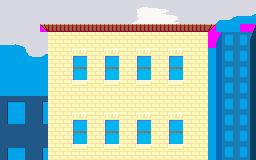

This game map was drawn from its Tiled (.tmx) file and the tilesets committed beside it. A one-line description and the full map source follow:
An orthogonal 32x20 tile map with 8x8 px tiles, 3 tile layers (skyline, cityline, flats).

<map version="1.9" tiledversion="1.9.2" orientation="orthogonal" renderorder="right-down" width="32" height="20" tilewidth="8" tileheight="8" infinite="0" nextlayerid="4" nextobjectid="1">
 <tileset firstgid="1" source="gfx_level.tsx" />
 <layer id="1" name="skyline" width="32" height="20">
  <data encoding="csv">
13,13,13,13,13,13,13,13,13,13,13,13,13,13,23,24,25,26,27,28,29,30,31,32,13,13,13,13,13,13,13,14,
13,13,13,13,13,13,13,13,13,13,13,13,13,13,55,56,57,58,59,60,61,62,63,64,13,13,13,13,13,45,45,46,
13,13,13,13,13,13,13,13,13,13,13,13,13,13,87,88,89,90,91,92,93,94,95,96,15,16,17,18,19,20,21,22,
13,13,13,13,13,13,13,13,13,13,13,13,13,13,119,120,121,122,123,124,125,126,127,128,47,48,49,50,51,52,53,54,
137,138,139,140,141,142,143,144,145,146,147,148,149,150,151,152,153,154,155,156,157,158,159,160,79,80,81,82,83,84,85,86,
169,170,171,172,173,174,175,176,177,178,179,180,181,182,183,184,185,186,187,188,189,190,191,192,111,112,113,114,115,116,117,118,
201,202,203,204,205,206,207,208,209,210,211,212,213,214,215,216,217,218,219,220,221,222,223,224,53,53,53,53,53,53,53,53,
233,234,235,236,237,238,239,240,241,242,243,244,245,246,247,248,249,250,251,252,253,254,255,256,53,53,53,53,53,53,53,53,
53,53,53,53,53,53,53,53,53,53,53,53,53,53,53,53,53,53,53,53,53,53,53,53,53,53,53,53,53,53,53,53,
53,53,53,53,53,53,53,53,53,53,53,53,53,53,53,53,53,53,53,53,53,53,53,53,53,53,53,53,53,53,53,53,
53,53,53,53,53,53,53,53,53,53,53,53,53,53,53,53,53,53,53,53,53,53,53,53,53,53,53,53,53,53,53,53,
53,53,53,53,53,53,53,53,53,53,53,53,53,53,53,53,53,53,53,53,53,53,53,53,53,53,53,53,53,53,53,53,
53,53,53,53,53,53,53,53,53,53,53,53,53,53,53,53,53,53,53,53,53,53,53,53,53,53,53,53,53,53,53,53,
53,53,53,53,53,53,53,53,53,53,53,53,53,53,53,53,53,53,53,53,53,53,53,53,53,53,53,53,53,53,53,53,
53,53,53,53,53,53,53,53,53,53,53,53,53,53,53,53,53,53,53,53,53,53,53,53,53,53,53,53,53,53,53,53,
53,53,53,53,53,53,53,53,53,53,53,53,53,53,53,53,53,53,53,53,53,53,53,53,53,53,53,53,53,53,53,53,
53,53,53,53,53,53,53,53,53,53,53,53,53,53,53,53,53,53,53,53,53,53,53,53,53,53,53,53,53,53,53,53,
53,53,53,53,53,53,53,53,53,53,53,53,53,53,53,53,53,53,53,53,53,53,53,53,53,53,53,53,53,53,53,53,
53,53,53,53,53,53,53,53,53,53,53,53,53,53,53,53,53,53,53,53,53,53,53,53,53,53,53,53,53,53,53,53,
53,53,53,53,53,53,53,53,53,53,53,53,53,53,53,53,53,53,53,53,53,53,53,53,53,53,53,53,53,53,53,53
</data>
 </layer>
 <layer id="2" name="cityline" width="32" height="20">
  <data encoding="csv">
0,0,0,0,0,0,0,0,0,0,0,0,0,0,0,0,0,0,0,0,0,0,0,0,0,0,0,0,0,0,0,0,
0,0,0,0,0,0,0,0,0,0,0,0,0,0,0,0,0,0,0,0,0,0,0,0,0,0,0,0,0,0,0,0,
0,0,0,0,0,0,0,0,0,0,0,0,0,0,0,0,0,0,0,0,0,0,0,0,0,0,0,0,0,0,0,0,
0,0,0,0,0,0,0,0,0,0,0,0,0,0,0,0,0,0,0,0,0,0,0,0,0,0,0,0,0,0,229,230,
0,0,0,0,0,0,0,0,0,0,0,0,0,0,0,0,0,0,0,0,0,0,0,0,0,0,257,258,259,260,261,262,
0,0,0,0,0,0,0,0,0,0,0,0,0,0,0,0,0,0,0,0,0,0,0,0,0,0,289,290,291,292,293,294,
0,0,0,0,0,0,0,0,0,0,0,0,0,0,0,0,0,0,0,0,0,0,0,0,0,0,0,266,259,260,263,264,
0,0,0,0,0,0,0,0,0,0,0,0,0,0,0,0,0,0,0,0,0,0,0,0,0,0,0,298,291,292,295,296,
0,0,0,0,0,0,0,0,0,0,0,0,0,0,0,0,0,0,0,0,0,0,0,0,0,0,0,266,259,260,263,264,
0,0,0,0,0,0,0,0,0,0,0,0,0,0,0,0,0,0,0,0,0,0,0,0,0,0,0,298,291,292,295,296,
0,0,0,0,0,0,0,0,0,0,0,0,0,0,0,0,0,0,0,0,0,0,0,0,0,0,0,266,259,260,263,264,
0,0,0,0,0,0,0,0,0,0,0,0,0,0,0,0,0,0,0,0,0,0,0,0,0,0,0,298,291,292,295,296,
321,322,323,324,325,326,327,328,329,0,0,0,0,0,0,0,0,0,0,0,0,0,0,0,0,0,0,266,259,260,263,264,
353,354,355,356,357,358,359,360,361,362,363,364,365,366,367,368,369,370,371,372,373,0,0,0,0,0,0,298,291,292,295,296,
385,386,387,388,389,390,391,392,393,394,395,396,397,398,399,400,401,402,403,404,405,0,0,0,0,0,0,266,259,260,263,264,
417,418,419,420,421,422,423,424,425,426,427,428,429,430,431,432,433,434,435,436,437,0,0,0,0,0,0,298,291,292,295,296,
449,450,451,452,453,454,455,456,457,458,459,460,461,462,463,464,465,466,467,468,469,470,471,472,473,474,0,266,259,260,263,264,
481,482,483,484,485,486,487,488,489,490,491,492,493,494,495,496,497,498,499,500,501,502,503,504,505,506,0,298,291,292,295,296,
513,514,515,516,517,518,519,520,521,522,523,524,525,526,527,528,529,530,531,532,533,534,535,536,537,538,0,266,259,260,263,264,
545,546,547,548,549,550,551,552,553,554,555,556,557,558,559,560,561,562,563,564,565,566,567,568,569,570,0,298,291,292,295,296
</data>
 </layer>
 <layer id="3" name="flats" width="32" height="20">
  <data encoding="csv">
0,0,0,0,0,0,0,0,0,0,0,0,0,0,0,0,0,0,0,0,0,0,0,0,0,0,0,0,0,0,0,0,
0,0,0,0,0,0,0,0,0,0,0,0,0,0,0,0,0,0,0,0,0,0,0,0,0,0,0,0,0,0,0,0,
0,0,0,0,0,0,0,0,0,0,0,0,0,0,0,0,0,0,0,0,0,0,0,0,0,0,0,0,0,0,0,0,
0,0,0,0,0,37,38,39,40,41,38,39,40,41,38,39,40,41,38,39,40,41,38,39,40,41,42,0,0,0,0,0,
0,0,0,0,0,0,65,66,65,66,65,66,65,66,65,66,65,66,65,66,65,66,65,66,65,66,0,0,0,0,0,0,
0,0,0,0,0,0,97,98,97,98,97,98,97,98,97,98,97,98,97,98,97,98,97,98,97,98,0,0,0,0,0,0,
0,0,0,0,0,0,65,66,65,3,4,65,65,3,4,65,65,3,4,65,65,3,4,65,65,66,0,0,0,0,0,0,
0,0,0,0,0,0,97,98,65,35,36,65,65,35,36,65,65,35,36,65,65,35,36,65,97,98,0,0,0,0,0,0,
0,0,0,0,0,0,65,66,65,67,68,65,65,67,68,65,65,67,68,65,65,67,68,65,65,66,0,0,0,0,0,0,
0,0,0,0,0,0,97,98,65,99,100,65,65,99,100,65,65,99,100,65,65,99,100,65,97,98,0,0,0,0,0,0,
0,0,0,0,0,0,65,66,65,131,132,65,65,131,132,65,65,131,132,65,65,131,132,65,65,66,0,0,0,0,0,0,
0,0,0,0,0,0,97,98,65,163,164,65,65,163,164,65,65,163,164,65,65,163,164,65,97,98,0,0,0,0,0,0,
0,0,0,0,0,0,65,66,65,65,65,65,65,65,65,65,65,65,65,65,65,65,65,65,65,66,0,0,0,0,0,0,
0,0,0,0,0,0,97,98,65,65,65,65,65,65,65,65,65,65,65,65,65,65,65,65,97,98,0,0,0,0,0,0,
0,0,0,0,0,0,65,66,65,3,4,65,65,3,4,65,65,3,4,65,65,3,4,65,65,66,0,0,0,0,0,0,
0,0,0,0,0,0,97,98,65,35,36,65,65,35,36,65,65,35,36,65,65,35,36,65,97,98,0,0,0,0,0,0,
0,0,0,0,0,0,65,66,65,67,68,65,65,67,68,65,65,67,68,65,65,67,68,65,65,66,0,0,0,0,0,0,
0,0,0,0,0,0,97,98,65,99,100,65,65,99,100,65,65,99,100,65,65,99,100,65,97,98,0,0,0,0,0,0,
0,0,0,0,0,0,65,66,65,131,132,65,65,131,132,65,65,131,132,65,65,131,132,65,65,66,0,0,0,0,0,0,
0,0,0,0,0,0,97,98,65,163,164,65,65,163,164,65,65,163,164,65,65,163,164,65,97,98,0,0,0,0,0,0
</data>
 </layer>
</map>